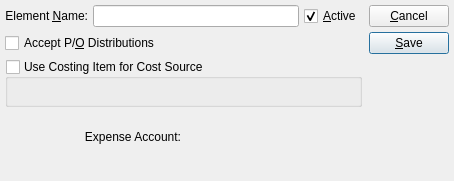
<?xml version="1.0" encoding="UTF-8"?>
<ui version="4.0">
 <comment>This file is part of the xTuple ERP: PostBooks Edition, a free and
open source Enterprise Resource Planning software suite,
Copyright (c) 1999-2011 by OpenMFG LLC, d/b/a xTuple.
It is licensed to you under the Common Public Attribution License
version 1.0, the full text of which (including xTuple-specific Exhibits)
is available at www.xtuple.com/CPAL.  By using this software, you agree
to be bound by its terms.</comment>
  <class>userCostingElement</class>
 <widget class="QDialog" name="userCostingElement">
  <property name="geometry">
      <rect>
        <x>0</x>
        <y>0</y>
        <width>454</width>
        <height>181</height>
      </rect>
    </property>
  <property name="windowTitle">
      <string>User Costing Element</string>
    </property>
  <layout class="QHBoxLayout">
   <property name="spacing">
    <number>7</number>
   </property>
   <property name="margin">
        <number>5</number>
      </property>
      <item>
    <layout class="QVBoxLayout">
     <property name="margin">
            <number>0</number>
          </property>
          <item>
      <layout class="QHBoxLayout">
       <property name="spacing">
        <number>5</number>
       </property>
       <property name="margin">
                <number>0</number>
              </property>
              <item>
        <widget class="QLabel" name="_nameLit">
         <property name="text">
                    <string>Element &amp;Name:</string>
                  </property>
         <property name="alignment">
          <set>Qt::AlignRight|Qt::AlignTrailing|Qt::AlignVCenter</set>
                  </property>
         <property name="buddy">
                    <cstring>_name</cstring>
                  </property>
                </widget>
              </item>
              <item>
        <layout class="QHBoxLayout">
         <property name="spacing">
          <number>5</number>
         </property>
         <property name="margin">
                    <number>0</number>
                  </property>
                  <item>
          <widget class="XLineEdit" name="_name"/>
                  </item>
                  <item>
          <widget class="QCheckBox" name="_active">
           <property name="text">
                        <string>&amp;Active</string>
                      </property>
           <property name="checked">
                        <bool>true</bool>
                      </property>
                    </widget>
                  </item>
                </layout>
              </item>
            </layout>
          </item>
          <item>
      <layout class="QHBoxLayout">
       <property name="spacing">
                <number>0</number>
              </property>
       <property name="margin">
                <number>0</number>
              </property>
              <item>
        <widget class="QCheckBox" name="_acceptPO">
         <property name="text">
                    <string>Accept P/&amp;O Distributions</string>
                  </property>
                </widget>
              </item>
              <item>
        <spacer name="Spacer147">
         <property name="orientation">
          <enum>Qt::Horizontal</enum>
         </property>
         <property name="sizeType">
          <enum>QSizePolicy::Expanding</enum>
         </property>
         <property name="sizeHint" stdset="0">
                    <size>
                      <width>20</width>
                      <height>20</height>
                    </size>
                  </property>
                </spacer>
              </item>
            </layout>
          </item>
          <item>
      <widget class="QGroupBox" name="_useCostItem">
       <property name="title">
                <string>Use Costing Item for Cost Source</string>
              </property>
       <property name="checkable">
                <bool>true</bool>
              </property>
       <property name="checked">
                <bool>false</bool>
              </property>
       <layout class="QVBoxLayout">
                <item>
         <widget class="ItemCluster" name="_item" native="true">
          <property name="enabled">
                      <bool>true</bool>
                    </property>
                  </widget>
                </item>
              </layout>
            </widget>
          </item>
          <item>
      <layout class="QHBoxLayout" name="horizontalLayout">
       <item>
        <widget class="QLabel" name="label">
         <property name="text">
          <string>Expense Account:</string>
         </property>
         <property name="alignment">
          <set>Qt::AlignRight|Qt::AlignTrailing|Qt::AlignVCenter</set>
         </property>
        </widget>
       </item>
       <item>
        <layout class="QVBoxLayout" name="verticalLayout">
         <item>
          <widget class="GLCluster" name="_expense" native="true">
           <property name="focusPolicy">
            <enum>Qt::TabFocus</enum>
           </property>
          </widget>
         </item>
        </layout>
       </item>
      </layout>
     </item>
     <item>
      <spacer name="Spacer45">
       <property name="orientation">
        <enum>Qt::Vertical</enum>
       </property>
       <property name="sizeType">
        <enum>QSizePolicy::Preferred</enum>
       </property>
       <property name="sizeHint" stdset="0">
                <size>
                  <width>20</width>
                  <height>16</height>
                </size>
              </property>
            </spacer>
          </item>
        </layout>
      </item>
      <item>
    <layout class="QVBoxLayout">
     <property name="spacing">
            <number>0</number>
          </property>
     <property name="margin">
            <number>0</number>
          </property>
          <item>
      <layout class="QVBoxLayout">
       <property name="spacing">
        <number>5</number>
       </property>
       <property name="margin">
                <number>0</number>
              </property>
              <item>
        <widget class="QPushButton" name="_close">
         <property name="text">
                    <string>&amp;Cancel</string>
                  </property>
                </widget>
              </item>
              <item>
        <widget class="QPushButton" name="_save">
         <property name="text">
                    <string>&amp;Save</string>
                  </property>
         <property name="autoDefault">
                    <bool>false</bool>
                  </property>
         <property name="default">
                    <bool>true</bool>
                  </property>
                </widget>
              </item>
            </layout>
          </item>
          <item>
      <spacer name="Spacer44">
       <property name="orientation">
        <enum>Qt::Vertical</enum>
       </property>
       <property name="sizeType">
        <enum>QSizePolicy::Expanding</enum>
       </property>
       <property name="sizeHint" stdset="0">
                <size>
                  <width>20</width>
                  <height>20</height>
                </size>
              </property>
            </spacer>
          </item>
        </layout>
      </item>
    </layout>
  </widget>
 <layoutdefault spacing="6" margin="11"/>
  <pixmapfunction>qPixmapFromMimeSource</pixmapfunction>
 <customwidgets>
  <customwidget>
   <class>ItemCluster</class>
   <extends>QWidget</extends>
   <header>itemcluster.h</header>
   <container>1</container>
  </customwidget>
  <customwidget>
   <class>XLineEdit</class>
   <extends>QLineEdit</extends>
   <header>xlineedit.h</header>
   <container>1</container>
  </customwidget>
  <customwidget>
   <class>GLCluster</class>
   <extends>QWidget</extends>
   <header>glcluster.h</header>
  </customwidget>
 </customwidgets>
  <tabstops>
    <tabstop>_name</tabstop>
  <tabstop>_acceptPO</tabstop>
  <tabstop>_useCostItem</tabstop>
  <tabstop>_expense</tabstop>
    <tabstop>_active</tabstop>
    <tabstop>_save</tabstop>
    <tabstop>_close</tabstop>
  </tabstops>
  <includes>
  <include location="global">parameter.h</include>
  </includes>
 <resources/>
  <connections>
    <connection>
      <sender>_close</sender>
      <signal>clicked()</signal>
      <receiver>userCostingElement</receiver>
      <slot>reject()</slot>
   <hints>
    <hint type="sourcelabel">
     <x>20</x>
     <y>20</y>
    </hint>
    <hint type="destinationlabel">
     <x>20</x>
     <y>20</y>
    </hint>
   </hints>
    </connection>
    <connection>
      <sender>_acceptPO</sender>
      <signal>toggled(bool)</signal>
      <receiver>_useCostItem</receiver>
      <slot>setDisabled(bool)</slot>
   <hints>
    <hint type="sourcelabel">
     <x>20</x>
     <y>20</y>
    </hint>
    <hint type="destinationlabel">
     <x>20</x>
     <y>20</y>
    </hint>
   </hints>
    </connection>
  </connections>
</ui>
